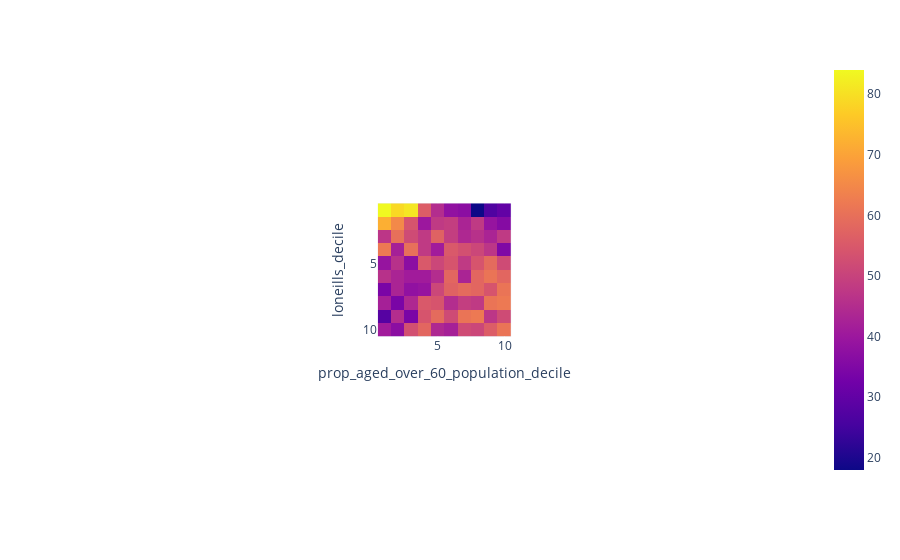

Notebook code for this chart:
### Markdown cell above
There's definitely a bit of "hotspot" for lowest scoring loneills deciles and most deprived health deciles (and corresponding deadspot of few low scoring loneills deciles amongst the least deprived health deciles, particularly for health decile 10). But otherwise if seems fairly smudgy.

### NB Loneliness deciles go from 1 least lonely to 10 most lonely, while Health deciles go from 1 most deprived to 10 least deprived

So the above pots in the data would seem to be counter to what one might expect (worse health a factor in increased loneliness). Maybe lower health deprivation allows for access to prescriptions counted by the loneliness index (and vice versa, health deprivation prevents access to the prescriptions needed to be counted in the loneliness index).

### Code cell
fig = px.imshow(older_lonely_decile_counts)
fig.show()

### Figure 1 — Plotly figure (JSON) as saved in the notebook; plotly's stock layout.template omitted (floating-point values rounded to 4 significant figures)
{"data": [{"coloraxis": "coloraxis", "hovertemplate": "prop_aged_over_60_population_decile: %{x}<br>loneills_decile: %{y}<br>color: %{z}<extra></extra>", "name": "0", "type": "heatmap", "x": [1, 2, 3, 4, 5, 6, 7, 8, 9, 10], "xaxis": "x", "y": [1, 2, 3, 4, 5, 6, 7, 8, 9, 10], "yaxis": "y", "z": [[84, 79, 81, 56, 45, 38, 37, 18, 27, 30], [72, 65, 54, 40, 48, 49, 43, 48, 39, 36], [47, 60, 52, 48, 57, 49, 44, 46, 43, 48], [62, 42, 60, 48, 41, 55, 53, 51, 47, 35], [39, 46, 37, 55, 51, 54, 48, 54, 59, 52], [46, 43, 41, 41, 45, 58, 43, 58, 61, 58], [34, 43, 38, 39, 51, 57, 59, 58, 54, 61], [42, 34, 44, 55, 54, 45, 49, 48, 61, 62], [28, 45, 34, 54, 59, 52, 61, 62, 47, 52], [41, 37, 53, 58, 44, 42, 52, 51, 56, 61]]}], "layout": {"autosize": true, "coloraxis": {"colorscale": [[0, "#0d0887"], [0.1111, "#46039f"], [0.2222, "#7201a8"], [0.3333, "#9c179e"], [0.4444, "#bd3786"], [0.5556, "#d8576b"], [0.6667, "#ed7953"], [0.7778, "#fb9f3a"], [0.8889, "#fdca26"], [1, "#f0f921"]]}, "margin": {"t": 60}, "xaxis": {"anchor": "y", "autorange": true, "constrain": "domain", "domain": [0.4085, 0.5915], "range": [0.5, 10.5], "scaleanchor": "y", "title": {"text": "prop_aged_over_60_population_decile"}, "type": "linear"}, "yaxis": {"anchor": "x", "autorange": true, "constrain": "domain", "domain": [0, 1], "range": [10.5, 0.5], "title": {"text": "loneills_decile"}, "type": "linear"}}}
